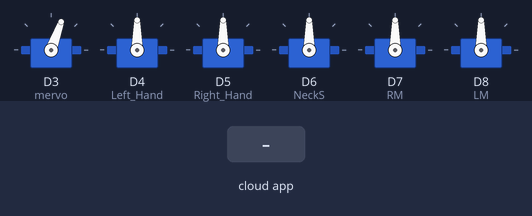
A sketch run on a simulated ESP8266 (NodeMCU). On the bench: 6 × servo. The inputs (shaded band) are chosen by the test bench. WiFi joins after 1.5 s; servers stay silent unless stated; no MQTT or app messages arrive unless stated; what the sketch prints to the serial monitor is not drawn.

Above: at 2.7 s.
2.8 s: the phone or cloud app sets Move to 1
At 2.96 s:
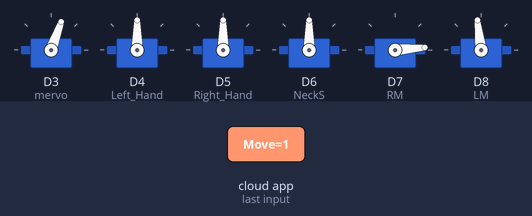
At 5.5 s:
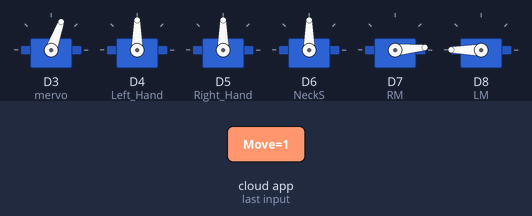
5.8 s: the phone or cloud app sets Mask to 1
At 6.9 s:
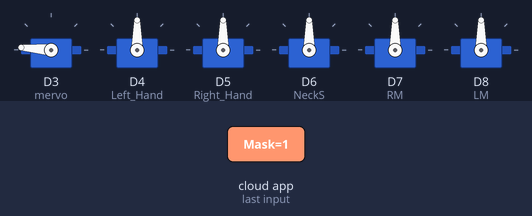
Timing chart, 0 to 12.3 s (numbered marks = the images above; inputs shaded):
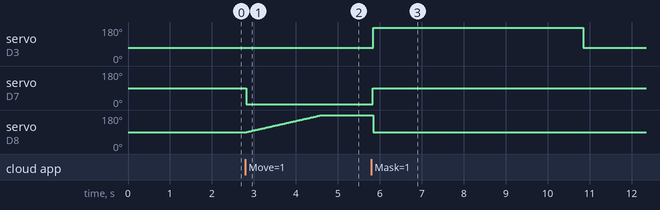

Measured:
- after the input at 2.8 s, servo on D7 (RM): 90° → 5° at once; servo on D8 (LM): moves from 90° to 180° over 1.8 s, starting at once
- after the input at 5.8 s, servo on D3 (mervo): 70° → 175° at once, → 70° 5.0 s later

The sketch:

Robo_CORE_movement.ino
```cpp
/***************************************************
  ROBO-CORE (movement)
  -This code is for movement part
  Made by: Md. Rasiul Alam Ratul
 ****************************************************/

#include <ESP8266WiFi.h>
#include<Servo.h>
#include "Adafruit_MQTT.h"
#include "Adafruit_MQTT_Client.h"

/************************* WiFi Access Point *********************************/

#define WLAN_SSID       "SSID"  // Wifi SSID
#define WLAN_PASS       "PASS" // wifi password

/************************* Adafruit.io Setup *********************************/

#define AIO_SERVER      "io.adafruit.com"
#define AIO_SERVERPORT  1883                   // use 8883 for SSL
#define AIO_USERNAME    "user" // user name
#define AIO_KEY         "key" // key

/************ Global State (you don't need to change this!) ******************/

// Create an ESP8266 WiFiClient class to connect to the MQTT server.
WiFiClient client;
// or... use WiFiFlientSecure for SSL
//WiFiClientSecure client;

// Setup the MQTT client class by passing in the WiFi client and MQTT server and login details.
Adafruit_MQTT_Client mqtt(&client, AIO_SERVER, AIO_SERVERPORT, AIO_USERNAME, AIO_KEY);

/****************************** Feeds ***************************************/

// Setup a feed called 'onoff' for subscribing to changes.
Adafruit_MQTT_Subscribe Mask = Adafruit_MQTT_Subscribe(&mqtt, AIO_USERNAME "/feeds/Mask");
Adafruit_MQTT_Subscribe Left = Adafruit_MQTT_Subscribe(&mqtt, AIO_USERNAME "/feeds/Left");
Adafruit_MQTT_Subscribe Right = Adafruit_MQTT_Subscribe(&mqtt, AIO_USERNAME "/feeds/Right");
Adafruit_MQTT_Subscribe Neck = Adafruit_MQTT_Subscribe(&mqtt, AIO_USERNAME "/feeds/Nn");
Adafruit_MQTT_Subscribe Move = Adafruit_MQTT_Subscribe(&mqtt, AIO_USERNAME "/feeds/Move");

int Mask_state=0, LeftV=0, RightV=0, NeckV=0, MoveV=0;
int pos;

/*************************** Sketch Code ************************************/

void MQTT_connect();

Servo mervo;
Servo Left_Hand;
Servo Right_Hand;
Servo NeckS;
Servo RM;
Servo LM;
void setup() {
  pinMode(LED_BUILTIN, OUTPUT);
  delay(10);
  mervo.attach(D3);
  Left_Hand.attach(D4);
  Right_Hand.attach(D5);
  NeckS.attach(D6);
  RM.attach(D7);
  LM.attach(D8);

  // setting defult position
  mervo.write(70);
  Left_Hand.write(90);
  Right_Hand.write(90);
  delay(10);
  NeckS.write(90);
  RM.write(90);
  LM.write(90);

  Left_Hand.detach();

  Serial.begin(115200);
  delay(10);

  Serial.println(F("CORE"));

  // Connect to WiFi access point.
  Serial.println(); Serial.println();
  Serial.print("Connecting to ");
  Serial.println(WLAN_SSID);

  WiFi.begin(WLAN_SSID, WLAN_PASS);
  while (WiFi.status() != WL_CONNECTED) {
    delay(500);
    Serial.print(".");
    digitalWrite(LED_BUILTIN, HIGH);
  }
  Serial.println();

  Serial.println("WiFi connected");
  Serial.println("IP address: "); Serial.println(WiFi.localIP());

  // Setup MQTT subscription for onoff feed.
  mqtt.subscribe(&Mask);
  mqtt.subscribe(&Left);
  mqtt.subscribe(&Right);
  mqtt.subscribe(&Neck);
  mqtt.subscribe(&Move);
}

uint32_t x=0;

void loop() {
  MQTT_connect();

  Adafruit_MQTT_Subscribe *subscription;
  while ((subscription = mqtt.readSubscription(5000))) {
    if (subscription == &Mask) {
      Serial.print(F("Mask State: "));
      Serial.println((char *)Mask.lastread);
      Mask_state = atoi((char *)Mask.lastread);
      if(Mask_state==1){
        mervo.write(175);
        Serial.println("Open");
        delay(5000);
        mervo.write(70);
        Serial.println("Close");
      }
    }
    else if (subscription == &Left) {
      Serial.print(F("Left: "));
      Serial.println((char *)Left.lastread);
      LeftV = atoi((char *)Left.lastread);
      Left_Hand.attach(D4);
      Left_Hand.write(LeftV);
      delay(1000);
      Left_Hand.detach();
    }
    else if (subscription == &Right) {
      Serial.print(F("Right: "));
      Serial.println((char *)Right.lastread);
      RightV = atoi((char *)Right.lastread);
      Right_Hand.write(RightV);
      delay(1000);
    }
    else if (subscription == &Neck) {
      Serial.print(F("Neck: "));
      Serial.println((char *)Neck.lastread);
      NeckV = atoi((char *)Neck.lastread);
      NeckS.write(NeckV);
      delay(1000);
    }
    else if (subscription == &Move) {
      Serial.print(F("Move: "));
      Serial.println((char *)Move.lastread);
      MoveV = atoi((char *)Move.lastread);

      if(MoveV==0){ //Stop
        RM.write(90);
        delay(10);
        LM.write(90);
      }
      else if(MoveV==1){ //Forward
        RM.write(5);
        for (pos = 90; pos <= 180; pos += 1) {
          LM.write(pos);
          delay(20);
        }
      }
      else if(MoveV==2){ //Backward
        LM.write(5);
        for (pos = 90; pos <= 180; pos += 1) {
          RM.write(pos);
          delay(20);
        }
      }
      else if(MoveV==3){ //Left
        RM.write(5);
        LM.write(5);
        delay(200);
      }
      else if(MoveV==4){ //Right
        for (pos = 90; pos <= 180; pos += 1) {
          RM.write(pos);
          LM.write(pos);
          delay(20);
        }
        delay(100);
        RM.write(90);
        delay(10);
        LM.write(90);
    }
      }
      delay(1200);
      RM.write(90);
      delay(10);
      LM.write(90);
    }
  }
  /*if(! mqtt.ping()) {
    mqtt.disconnect();
  }*/
  //servo.writeMicroseconds(1000);


void MQTT_connect() {
  int8_t ret;

  // Stop if already connected.
  if (mqtt.connected()) {
    return;
  }

  Serial.print("Connecting to MQTT... ");
  digitalWrite(LED_BUILTIN, HIGH);

  uint8_t retries = 3;
  while ((ret = mqtt.connect()) != 0) { // connect will return 0 for connected
       Serial.println(mqtt.connectErrorString(ret));
       Serial.println("Retrying MQTT connection in 3 seconds...");
       mqtt.disconnect();
       delay(3000);  // wait 5 seconds
       retries--;
       if (retries == 0) {
         // basically die and wait for WDT to reset me
         while (1);
       }
  }
  Serial.println("MQTT Connected!");
  digitalWrite(LED_BUILTIN, LOW);
}
```
